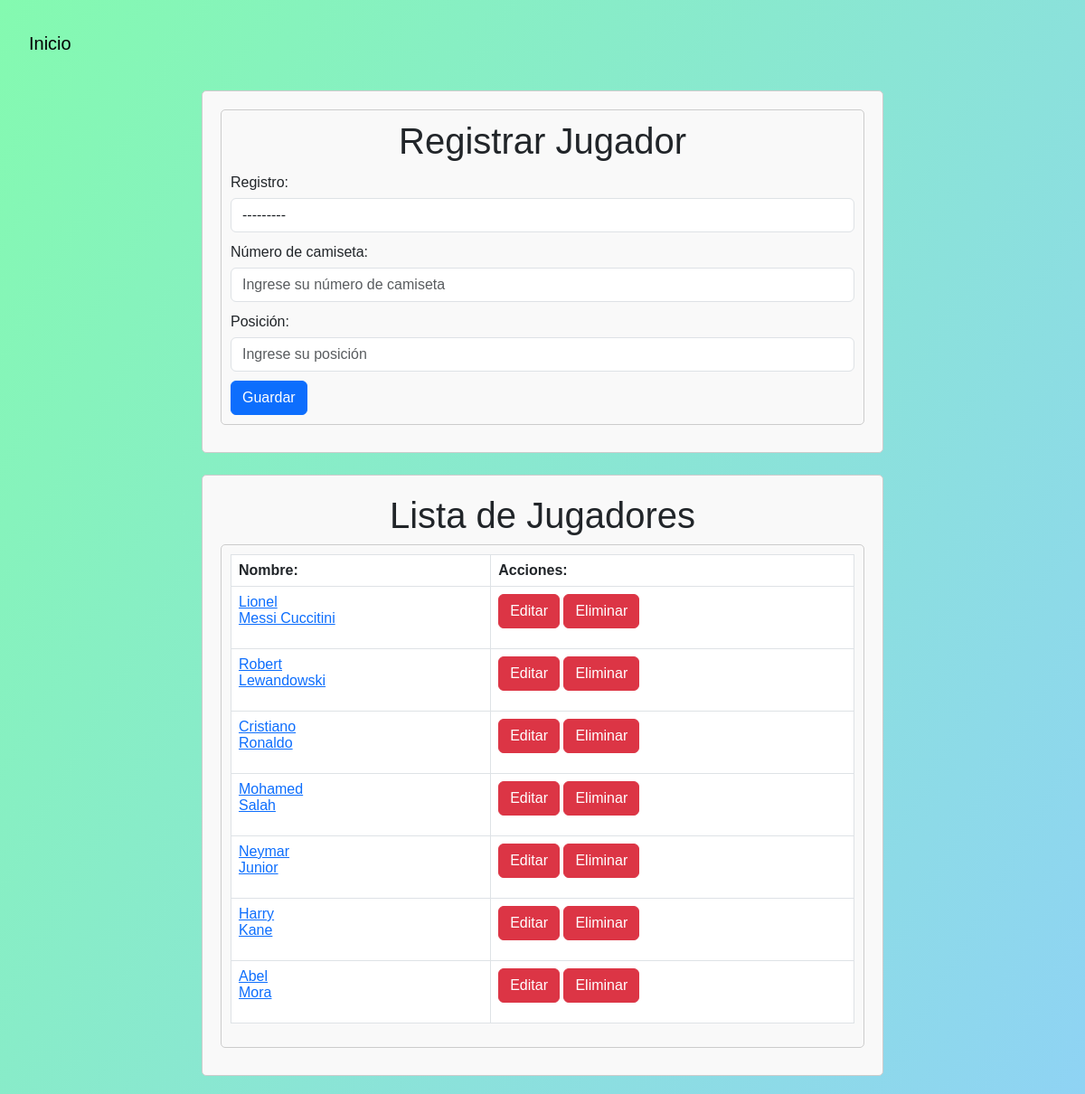
/nuevo_jugador/, run on the app's committed database.
### dawnbem/models.py (models this page shows, shortened)
class Jugador(models.Model):
    numero_Camiseta = models.PositiveIntegerField()
    posicion = models.CharField(max_length=50,default=None)
    registro = models.ForeignKey(Registro, on_delete=models.CASCADE, related_name='RegistroList', default=None)  # relacion de uno a muchos

class Registro(models.Model):
    nombre = models.CharField(max_length=50)
    apellido = models.CharField(max_length=50)
    edad = models.PositiveIntegerField()
    EscogerDeporte = models.CharField(max_length=10, choices=[(tag.value, tag.value) for tag in EscogerDeporte], blank=True, null=True)
    EleccionDeRol = models.CharField(max_length=20, choices=[(tag.value, tag.value) for tag in EleccionDeRol], blank=True, null=True)
    def __str__(self):
        return f"{self.nombre} {self.apellido}"

### dawnbem/views.py (the view)
# urls.py: path('nuevo_jugador/', views.nuevo_jugador, name='jugadorNuevo'),
def nuevo_jugador(request):
    if request.method == 'POST':
        form = JugadorForm(request.POST)
        if form.is_valid():
            form.save()
            return redirect('jugadorNuevo')
    form = JugadorForm()
    jugador_list = Jugador.objects.all()
    context = {'form': form,
               'jugador_list': jugador_list
               }
    return render(request, 'jugadorNuevo.html', context)

### dawnbem/forms.py
class JugadorForm(forms.ModelForm):
    class Meta:
        model = Jugador
        fields = ['registro', 'numero_Camiseta', 'posicion', ]
        widgets = {
            'registro': forms.Select(
                attrs={
                    'class': 'form-control',
                    'placeholder': 'Ingrese su registro'
                }
            ),
            'numero_Camiseta': forms.NumberInput(
                attrs={
                    'class': 'form-control',
                    'placeholder': 'Ingrese su número de camiseta'
                }
            ),
            'posicion': forms.TextInput(
                attrs={
                    'class': 'form-control',
                    'placeholder': 'Ingrese su posición'
                }
            ),
        }
        labels = {
           'registro': 'Registro',
           'numero_Camiseta': 'Número de camiseta',
           'posicion': 'Posición',
        }

### templates/jugadorNuevo.html (shortened to what this page needs)
{% block contenido %}
    <link href="https://cdn.jsdelivr.net/npm/bootstrap@5.3.0/dist/css/bootstrap.min.css" rel="stylesheet">
    <header>
            <nav class="navbar navbar-expand-lg ">
                <div class="container-fluid">
                  <a class="navbar-brand" href="{% url 'home' %}">Inicio</a>
                </div>
              </nav>
    </header>
    <form id="registrationForm" action="#" method="post">
        <div id="playersContainer">
            <div class="player">
                <form method="post">
                 <h1>Registrar Jugador</h1>
                {{ form }}
                <button type="submit" class="btn btn-primary">Guardar</button>
                </form>
            </div>
        </div>
    </form>
    <form id="registrationForm" action="#" method="post">
    <h1>Lista de Jugadores</h1>
        <div id="playersContainer">
            <div class="player">
                <table class="table table-bordered">
                    <thead>
                        <tr>
                            <th>Nombre:</th>
                            <th>Acciones:</th>
                        </tr>
                    </thead>
                    <tbody>
                        {% for jugador in jugador_list %}
                        <tr>
                            <td>
                                <a href="{% url 'jugadorDetail' id=jugador.id %}">
                                   {{ jugador.registro.nombre }}<p>{{ jugador.registro.apellido }}</p>
                                </a>
                            </td>
                            <td>
                                <a href="{% url 'editar_jugador' id=jugador.id %}" class="btn btn-danger">Editar</a>
                                <a href="{% url 'eliminar_jugador' id=jugador.id %}" class="btn btn-danger">Eliminar</a>
                            </td>
                        </tr>
                        {% endfor %}
                    </tbody>
                </table>
            </div>
        </div>
    </form>
{% endblock %}

### templates/jugadorNuevo.html (style rules this page uses)
h1 { text-align: center; }
form { max-width: 65%; margin: 0 auto; padding: 20px; border: 1px solid #ccc; border-radius: 5px; background-color: #f9f9f9; }
label { display: block; margin-top: 10px; }
input, select { width: 100%; padding: 8px; margin-top: 5px; margin-bottom: 10px; border: 1px solid #ccc; border-radius: 4px; box-sizing: border-box; font-size: 16px; }
#playersContainer { margin-bottom: 10px; }
.player { border: 1px solid #ccc; padding: 10px; border-radius: 5px; margin-bottom: 10px; }

### data on the page
Jugador: registro.nombre "Lionel", registro.apellido "Messi Cuccitini"
Jugador: registro.nombre "Robert", registro.apellido "Lewandowski"
Jugador: registro.nombre "Cristiano", registro.apellido "Ronaldo"
Jugador: registro.nombre "Mohamed", registro.apellido "Salah"
Jugador: registro.nombre "Neymar", registro.apellido "Junior"
Jugador: registro.nombre "Harry", registro.apellido "Kane"
Jugador: registro.nombre "Abel", registro.apellido "Mora"
